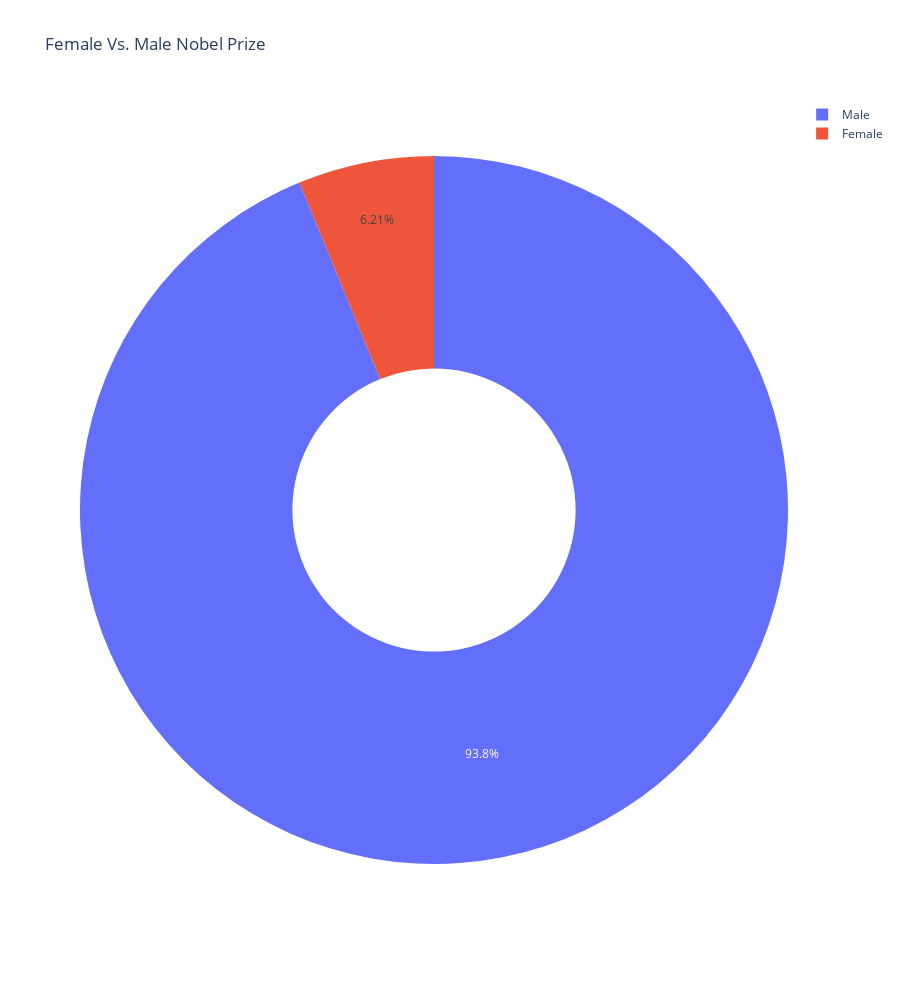

Notebook cell for this chart:
### Markdown cell above
**Challenge**: Create a [donut chart using plotly](https://plotly.com/python/pie-charts/) which shows how many prizes went to men compared to how many prizes went to women. What percentage of all the prizes went to women?

### Code cell
sex_data = df_data.sex.value_counts()

fig_1 = px.pie(
    sex_data,
    values=sex_data.values,
    names=sex_data.index,
    title="Female Vs. Male Nobel Prize",
    height=1000,
    hole=0.4,
)
fig_1.show()

### Figure 1 — Plotly figure (JSON) as saved in the notebook; plotly's stock layout.template omitted (floating-point values rounded to 4 significant figures)
{"data": [{"domain": {"x": [0, 1], "y": [0, 1]}, "hole": 0.4, "hovertemplate": "sex=%{label}<br>value=%{value}<extra></extra>", "labels": ["Male", "Female"], "legendgroup": "", "name": "", "showlegend": true, "type": "pie", "values": [876, 58]}], "layout": {"height": 1000, "legend": {"tracegroupgap": 0}, "title": {"text": "Female Vs. Male Nobel Prize"}}}
